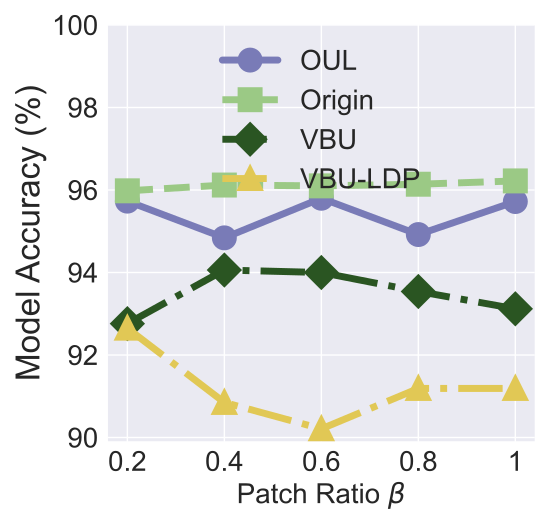

Recreate this plot in Python.


import numpy as np
import matplotlib.pyplot as plt

epsilon = 3
beta = 1 / epsilon


x=[1, 2, 3, 4, 5]
# validation_for_plt =[97,95.8600, 94.9400, 93.5400, 93.2400]
# attack_for_plt=[0, 0.3524, 0, 0.1762, 0.1762]
# basic_for_plt=[99.8, 99.8, 99.8, 99.8, 99.8]

labels = ['0.2', '0.4', '0.6', '0.8', '1']
# unl_org = [97.77, 97.55, 97.35, 97.29, 97.21, 97.21]

# unl_hess_r = [96.6, 96.66, 96.04, 95.94, 95.85, 97.21]
OUL = [ 0.9573, 0.9484, 0.9580, 0.9492, 0.9572]

org_acc = [0.9598, 0.9612, 0.9610, 0.9614, 0.9622]

vbu_acc = [0.9276, 0.9406, 0.9400, 0.9354, 0.9312]
# unl_ss_wo = [94.32, 94.53, 94.78, 93.38, 94.04, 97.21]

vbu_ldp_acc = [0.9265, 0.9085, 0.9021, 0.9119, 0.9119]

for i in range(len(OUL)):
    OUL[i] = OUL[i]*100
    org_acc[i] = org_acc[i]*100
    vbu_acc[i] = vbu_acc[i]*100
    vbu_ldp_acc[i] = vbu_ldp_acc[i]*100

plt.style.use('seaborn')
plt.figure(figsize=(5.5, 5.3))
l_w=5
m_s=15
marker_s = 3
markevery=1
#plt.figure(figsize=(8, 5.3))
#plt.plot(x, unl_fr, color='blue', marker='^', label='Retrain',linewidth=l_w, markersize=m_s)
plt.plot(x, OUL, linestyle='-', color='#797BB7', marker='o', fillstyle='full', markevery=markevery,
         label='OUL', linewidth=l_w, markersize=m_s, markeredgewidth=marker_s)

#plt.plot(x, unl_ss_w, color='g',  marker='*',  label='PriMU$_{w}$',linewidth=l_w, markersize=m_s)
plt.plot(x, org_acc, linestyle='--', color='#9BC985',  marker='s', fillstyle='full', markevery=markevery,
         label='Origin',linewidth=l_w, markersize=m_s, markeredgewidth=marker_s)



plt.plot(x, vbu_acc, linestyle='-.', color='#2A5522',  marker='D', fillstyle='full', markevery=markevery,
         label='VBU',linewidth=l_w, markersize=m_s, markeredgewidth=marker_s)

plt.plot(x, vbu_ldp_acc, linestyle='-.', color='#E1C855',  marker='^', fillstyle='full', markevery=markevery,
         label='VBU-LDP',linewidth=l_w, markersize=m_s, markeredgewidth=marker_s)


# plt.grid()
leg = plt.legend(fancybox=True, shadow=True)
# plt.xlabel('Malicious Client Ratio (%)' ,fontsize=16)
plt.ylabel('Model Accuracy (%)' ,fontsize=24)
my_y_ticks = np.arange(90., 101, 2)
plt.yticks(my_y_ticks,fontsize=20)
plt.xlabel('Patch Ratio $\\beta$' ,fontsize=20)

plt.xticks(x, labels, fontsize=20)
# plt.title('CIFAR10 IID')

# plt.annotate(r"1e0", xy=(0.1, 1.01), xycoords='axes fraction', xytext=(-10, 10), textcoords='offset points', ha='right', va='center', fontsize=15)


# plt.title('(c) Utility Preservation', fontsize=24)
plt.legend(loc='best',fontsize=20)
plt.tight_layout()
#plt.title("MNIST")
plt.rcParams['figure.figsize'] = (2.0, 1)
plt.rcParams['image.interpolation'] = 'nearest'
plt.rcParams['figure.subplot.left'] = 0.11
plt.rcParams['figure.subplot.bottom'] = 0.08
plt.rcParams['figure.subplot.right'] = 0.977
plt.rcParams['figure.subplot.top'] = 0.969
plt.savefig('CelebA_model_acc_unl_sim.pdf', format='pdf', dpi=200)
plt.show()
